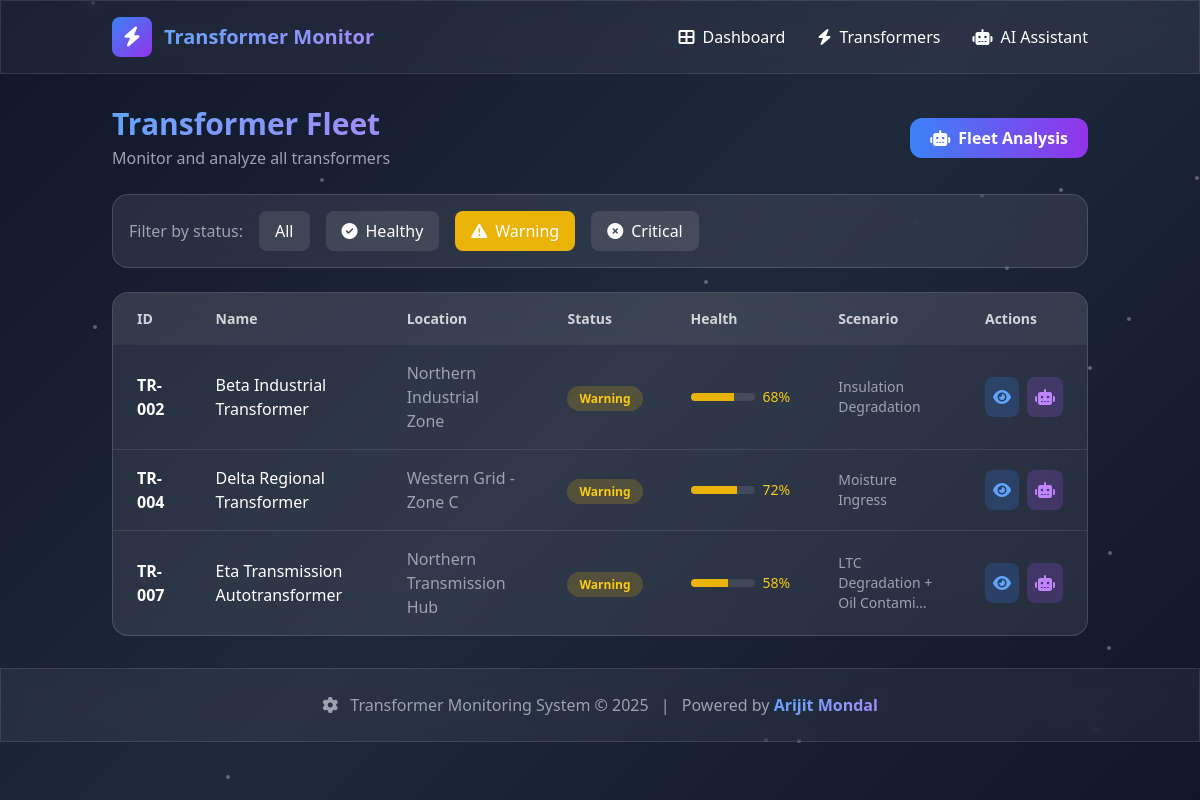
The page /transformers/?status=Warning on the database its author committed.
### monitoring/models.py (models this page shows, shortened)
class Transformer(models.Model):
    STATUS_CHOICES = [
        ('Healthy', 'Healthy'),
        ('Warning', 'Warning'),
        ('Critical', 'Critical'),
    ]
    transformer_id = models.CharField(max_length=20, unique=True)
    name = models.CharField(max_length=200)
    location = models.CharField(max_length=200)
    rating_mva = models.FloatField()
    voltage = models.CharField(max_length=50)
    age_years = models.IntegerField()
    status = models.CharField(max_length=20, choices=STATUS_CHOICES, default='Healthy')
    health_score = models.IntegerField(default=100)
    scenario = models.CharField(max_length=200, blank=True)
    description = models.TextField(blank=True)
    last_maintenance = models.DateField(null=True, blank=True)
    next_maintenance = models.DateField(null=True, blank=True)
    created_at = models.DateTimeField(auto_now_add=True)
    updated_at = models.DateTimeField(auto_now=True)
    class Meta:
        ordering = ['transformer_id']

### monitoring/views.py (the view)
# urls.py: path('transformers/', views.transformer_list, name='transformer_list'),
def transformer_list(request):
    status_filter = request.GET.get('status', '')
    transformers = Transformer.objects.all()
    if status_filter:
        transformers = transformers.filter(status=status_filter)
    context = {
        'transformers': transformers,
        'status_filter': status_filter,
    }
    return render(request, 'monitoring/transformer_list.html', context)

### monitoring/templates/monitoring/transformer_list.html (shortened to what this page needs)
{% extends 'monitoring/base.html' %}
{% block content %}
<div class="space-y-6">
    <div class="flex justify-between items-center">
        <div>
            <h1 class="text-3xl font-bold gradient-text">Transformer Fleet</h1>
            <p class="text-gray-400 mt-1">Monitor and analyze all transformers</p>
        </div>
        <a href="{% url 'monitoring:chat' %}" class="btn-glow bg-gradient-to-r from-blue-500 to-purple-600 px-5 py-2 rounded-xl font-semibold flex items-center space-x-2">
            <i class="fas fa-robot"></i>
            <span>Fleet Analysis</span>
        </a>
    </div>
    <div class="glass-card p-4">
        <div class="flex flex-wrap items-center gap-4">
            <span class="text-gray-400">Filter by status:</span>
            <a href="{% url 'monitoring:transformer_list' %}"
               class="px-4 py-2 rounded-lg {% if not status_filter %}bg-blue-500 text-white{% else %}bg-white/10 hover:bg-white/20{% endif %} transition-colors">
                All
            </a>
            <a href="?status=Healthy"
               class="px-4 py-2 rounded-lg {% if status_filter == 'Healthy' %}bg-green-500 text-white{% else %}bg-white/10 hover:bg-white/20{% endif %} transition-colors">
                <i class="fas fa-check-circle mr-2"></i>Healthy
            </a>
            <a href="?status=Warning"
               class="px-4 py-2 rounded-lg {% if status_filter == 'Warning' %}bg-yellow-500 text-white{% else %}bg-white/10 hover:bg-white/20{% endif %} transition-colors">
                <i class="fas fa-exclamation-triangle mr-2"></i>Warning
            </a>
            <a href="?status=Critical"
               class="px-4 py-2 rounded-lg {% if status_filter == 'Critical' %}bg-red-500 text-white{% else %}bg-white/10 hover:bg-white/20{% endif %} transition-colors">
                <i class="fas fa-times-circle mr-2"></i>Critical
            </a>
        </div>
    </div>
    <div class="glass-card overflow-hidden">
        <table class="w-full">
            <thead class="bg-white/5">
                <tr>
                    <th class="px-6 py-4 text-left text-sm font-semibold text-gray-300">ID</th>
                    <th class="px-6 py-4 text-left text-sm font-semibold text-gray-300">Name</th>
                    <th class="px-6 py-4 text-left text-sm font-semibold text-gray-300">Location</th>
                    <th class="px-6 py-4 text-left text-sm font-semibold text-gray-300">Status</th>
                    <th class="px-6 py-4 text-left text-sm font-semibold text-gray-300">Health</th>
                    <th class="px-6 py-4 text-left text-sm font-semibold text-gray-300">Scenario</th>
                    <th class="px-6 py-4 text-left text-sm font-semibold text-gray-300">Actions</th>
                </tr>
            </thead>
            <tbody class="divide-y divide-white/10">
                {% for t in transformers %}
                <tr class="hover:bg-white/5 transition-colors">
                    <td class="px-6 py-4">
                        <span class="font-semibold">{{ t.transformer_id }}</span>
                    </td>
                    <td class="px-6 py-4">{{ t.name }}</td>
                    <td class="px-6 py-4 text-gray-400">{{ t.location }}</td>
                    <td class="px-6 py-4">
                        <span class="px-3 py-1 rounded-full text-xs font-semibold
                            {% if t.status == 'Healthy' %}bg-green-500/20 text-green-400
                            {% elif t.status == 'Warning' %}bg-yellow-500/20 text-yellow-400
                            {% else %}bg-red-500/20 text-red-400{% endif %}">
                            {{ t.status }}
                        </span>
                    </td>
                    <td class="px-6 py-4">
                        <div class="flex items-center space-x-2">
                            <div class="w-16 h-2 bg-white/10 rounded-full overflow-hidden">
                                <div class="h-full {% if t.health_score >= 80 %}bg-green-500{% elif t.health_score >= 50 %}bg-yellow-500{% else %}bg-red-500{% endif %}"
                                     style="width: {{ t.health_score }}%"></div>
                            </div>
                            <span class="text-sm {% if t.health_score >= 80 %}text-green-400{% elif t.health_score >= 50 %}text-yellow-400{% else %}text-red-400{% endif %}">
                                {{ t.health_score }}%
                            </span>
                        </div>
                    </td>
                    <td class="px-6 py-4 text-sm text-gray-400">{{ t.scenario|truncatechars:30 }}</td>
                    <td class="px-6 py-4">
                        <div class="flex items-center space-x-2">
                            <a href="{% url 'monitoring:transformer_detail' t.transformer_id %}"
                               class="p-2 bg-blue-500/20 hover:bg-blue-500/40 rounded-lg transition-colors" title="Details">
                                <i class="fas fa-eye text-blue-400"></i>
                            </a>
                            <a href="{% url 'monitoring:transformer_chat' t.transformer_id %}"
                               class="p-2 bg-purple-500/20 hover:bg-purple-500/40 rounded-lg transition-colors" title="AI Chat">
                                <i class="fas fa-robot text-purple-400"></i>
                            </a>
                        </div>
                    </td>
                </tr>
                {% empty %}
                <tr>
                    <td colspan="7" class="px-6 py-12 text-center text-gray-500">
                        No transformers found
                    </td>
                </tr>
                {% endfor %}
            </tbody>
        </table>
    </div>
</div>
{% endblock %}

### monitoring/templates/monitoring/base.html (style rules this page uses)
:root { --primary: #3b82f6; --success: #10b981; --warning: #f59e0b; --danger: #ef4444; --dark: #1f2937; }
body { background: linear-gradient(135deg, #0f172a 0%, #1e293b 50%, #0f172a 100%); min-height: 100vh; }
.glass-card { background: rgba(255, 255, 255, 0.08); backdrop-filter: blur(20px); border: 1px solid rgba(255, 255, 255, 0.15); border-radius: 16px; transition: all 0.3s ease; opacity: 1 !important; visibility: visible !important; }
.gradient-text { background: linear-gradient(135deg, #60a5fa 0%, #a78bfa 50%, #f472b6 100%); -webkit-background-clip: text; -webkit-text-fill-color: transparent; background-size: 200% 200%; animation: gradient-shift 3s ease infinite; }
.btn-glow { position: relative; overflow: hidden; transition: all 0.3s ease; }
.btn-glow::before { content: ''; position: absolute; top: 0; left: -100%; width: 100%; height: 100%; background: linear-gradient(90deg, transparent, rgba(255,255,255,0.2), transparent); transition: left 0.5s ease; }

### rows shown on the page
Transformer: transformer_id "TR-002", name "Beta Industrial Transformer", location "Northern Industrial Zone", status "Warning", health_score "68", scenario "Insulation Degradation"
Transformer: transformer_id "TR-004", name "Delta Regional Transformer", location "Western Grid - Zone C", status "Warning", health_score "72", scenario "Moisture Ingress"
Transformer: transformer_id "TR-007", name "Eta Transmission Autotransformer", location "Northern Transmission Hub", status "Warning", health_score "58", scenario "LTC Degradation + Oil Contami…"
